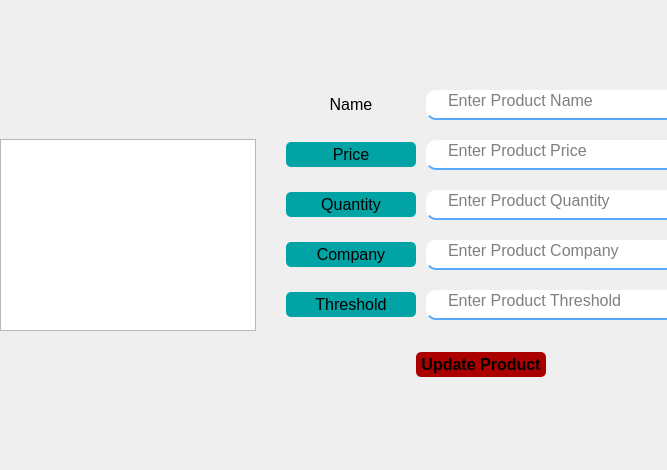
               <widget class="QWidget" name="widget_16" native="true">
                <property name="sizePolicy">
                 <sizepolicy hsizetype="Preferred" vsizetype="Expanding">
                  <horstretch>0</horstretch>
                  <verstretch>0</verstretch>
                 </sizepolicy>
                </property>
                <layout class="QHBoxLayout" name="horizontalLayout_26">
                 <property name="spacing">
                  <number>0</number>
                 </property>
                 <property name="leftMargin">
                  <number>0</number>
                 </property>
                 <property name="topMargin">
                  <number>0</number>
                 </property>
                 <property name="rightMargin">
                  <number>0</number>
                 </property>
                 <property name="bottomMargin">
                  <number>0</number>
                 </property>
                 <item>
                  <widget class="QWidget" name="widget_18" native="true">
                   <layout class="QVBoxLayout" name="verticalLayout_33">
                    <property name="spacing">
                     <number>0</number>
                    </property>
                    <property name="leftMargin">
                     <number>0</number>
                    </property>
                    <property name="topMargin">
                     <number>0</number>
                    </property>
                    <property name="rightMargin">
                     <number>0</number>
                    </property>
                    <property name="bottomMargin">
                     <number>0</number>
                    </property>
                    <item alignment="Qt::AlignVCenter">
                     <widget class="QTableView" name="tableView_3">
                      <property name="styleSheet">
                       <string notr="true">color: rgb(0, 0, 0);</string>
                      </property>
                     </widget>
                    </item>
                   </layout>
                  </widget>
                 </item>
                 <item alignment="Qt::AlignRight|Qt::AlignVCenter">
                  <widget class="QWidget" name="widget_17" native="true">
                   <property name="minimumSize">
                    <size>
                     <width>411</width>
                     <height>470</height>
                    </size>
                   </property>
                   <widget class="QWidget" name="widget_19" native="true">
                    <property name="geometry">
                     <rect>
                      <x>30</x>
                      <y>90</y>
                      <width>390</width>
                      <height>300</height>
                     </rect>
                    </property>
                    <property name="sizePolicy">
                     <sizepolicy hsizetype="Fixed" vsizetype="Expanding">
                      <horstretch>0</horstretch>
                      <verstretch>0</verstretch>
                     </sizepolicy>
                    </property>
                    <property name="minimumSize">
                     <size>
                      <width>372</width>
                      <height>300</height>
                     </size>
                    </property>
                    <property name="styleSheet">
                     <string notr="true">QWidget{
border-radius: 5px;
}
#inputProductName_2, #inputProductPrice_2, #inputProductQuantity_2, #inputProductCompany_2,#inputProductThreshold{
	
	color: rgb(0, 0, 0);
	border-bottom: 2px solid rgba(85, 170, 255);
	border-radius: 10px;
	padding-bottom: 7px;
    padding-left: 20px;
	padding-right: 20px;
}

QLineEdit:focus{
	border: 3px solid rgb(85, 170, 255);
	border-radius: 20px;
}
</string>
                    </property>
                    <layout class="QVBoxLayout" name="verticalLayout_31">
                     <property name="spacing">
                      <number>20</number>
                     </property>
                     <property name="leftMargin">
                      <number>0</number>
                     </property>
                     <property name="topMargin">
                      <number>0</number>
                     </property>
                     <property name="bottomMargin">
                      <number>0</number>
                     </property>
                     <item>
                      <widget class="QWidget" name="widget_20" native="true">
                       <property name="sizePolicy">
                        <sizepolicy hsizetype="Preferred" vsizetype="Fixed">
                         <horstretch>0</horstretch>
                         <verstretch>0</verstretch>
                        </sizepolicy>
                       </property>
                       <layout class="QHBoxLayout" name="horizontalLayout_27">
                        <property name="spacing">
                         <number>10</number>
                        </property>
                        <property name="leftMargin">
                         <number>0</number>
                        </property>
                        <property name="topMargin">
                         <number>0</number>
                        </property>
                        <property name="rightMargin">
                         <number>0</number>
                        </property>
                        <property name="bottomMargin">
                         <number>0</number>
                        </property>
                        <item>
                         <widget class="QLabel" name="label_9">
                          <property name="sizePolicy">
                           <sizepolicy hsizetype="Fixed" vsizetype="Fixed">
                            <horstretch>0</horstretch>
                            <verstretch>0</verstretch>
                           </sizepolicy>
                          </property>
                          <property name="minimumSize">
                           <size>
                            <width>130</width>
                            <height>25</height>
                           </size>
                          </property>
                          <property name="font">
                           <font>
                            <pointsize>12</pointsize>
                           </font>
                          </property>
                          <property name="styleSheet">
                           <string notr="true">QLabel{
background-color: rgb(1, 163, 164);
text-align: center;
}#</string>
                          </property>
                          <property name="text">
                           <string>Name</string>
                          </property>
                          <property name="alignment">
                           <set>Qt::AlignCenter</set>
                          </property>
                         </widget>
                        </item>
                        <item>
                         <widget class="QLineEdit" name="inputProductName_2">
                          <property name="sizePolicy">
                           <sizepolicy hsizetype="Fixed" vsizetype="Fixed">
                            <horstretch>0</horstretch>
                            <verstretch>0</verstretch>
                           </sizepolicy>
                          </property>
                          <property name="minimumSize">
                           <size>
                            <width>232</width>
                            <height>30</height>
                           </size>
                          </property>
                          <property name="maximumSize">
                           <size>
                            <width>250</width>
                            <height>30</height>
                           </size>
                          </property>
                          <property name="font">
                           <font>
                            <pointsize>12</pointsize>
                            <weight>50</weight>
                            <bold>false</bold>
                           </font>
                          </property>
                          <property name="whatsThis">
                           <string>&lt;html&gt;&lt;head/&gt;&lt;body&gt;&lt;p&gt;adsasa&lt;/p&gt;&lt;/body&gt;&lt;/html&gt;</string>
                          </property>
                          <property name="styleSheet">
                           <string notr="true"/>
                          </property>
                          <property name="placeholderText">
                           <string>Enter Product Name</string>
                          </property>
                         </widget>
                        </item>
                       </layout>
                      </widget>
                     </item>
                     <item>
                      <widget class="QWidget" name="widget_21" native="true">
                       <property name="sizePolicy">
                        <sizepolicy hsizetype="Preferred" vsizetype="Fixed">
                         <horstretch>0</horstretch>
                         <verstretch>0</verstretch>
                        </sizepolicy>
                       </property>
                       <layout class="QHBoxLayout" name="horizontalLayout_28">
                        <property name="spacing">
                         <number>10</number>
                        </property>
                        <property name="leftMargin">
                         <number>0</number>
                        </property>
                        <property name="topMargin">
                         <number>0</number>
                        </property>
                        <property name="rightMargin">
                         <number>0</number>
                        </property>
                        <property name="bottomMargin">
                         <number>0</number>
                        </property>
                        <item>
                         <widget class="QLabel" name="label_10">
                          <property name="sizePolicy">
                           <sizepolicy hsizetype="Fixed" vsizetype="Fixed">
                            <horstretch>0</horstretch>
                            <verstretch>0</verstretch>
                           </sizepolicy>
                          </property>
                          <property name="minimumSize">
                           <size>
                            <width>130</width>
                            <height>25</height>
                           </size>
                          </property>
                          <property name="font">
                           <font>
                            <pointsize>12</pointsize>
                           </font>
                          </property>
                          <property name="styleSheet">
                           <string notr="true">background-color: rgb(1, 163, 164);</string>
                          </property>
                          <property name="text">
                           <string>Price</string>
                          </property>
                          <property name="alignment">
                           <set>Qt::AlignCenter</set>
                          </property>
                         </widget>
                        </item>
                        <item>
                         <widget class="QLineEdit" name="inputProductPrice_2">
                          <property name="sizePolicy">
                           <sizepolicy hsizetype="Fixed" vsizetype="Fixed">
                            <horstretch>0</horstretch>
                            <verstretch>0</verstretch>
                           </sizepolicy>
                          </property>
                          <property name="minimumSize">
                           <size>
                            <width>232</width>
                            <height>30</height>
                           </size>
                          </property>
                          <property name="maximumSize">
                           <size>
                            <width>250</width>
                            <height>30</height>
                           </size>
                          </property>
                          <property name="font">
                           <font>
                            <pointsize>12</pointsize>
                           </font>
                          </property>
                          <property name="styleSheet">
                           <string notr="true"/>
                          </property>
                          <property name="placeholderText">
                           <string>Enter Product Price</string>
                          </property>
                         </widget>
                        </item>
                       </layout>
                      </widget>
                     </item>
                     <item>
                      <widget class="QWidget" name="widget_22" native="true">
                       <property name="sizePolicy">
                        <sizepolicy hsizetype="Preferred" vsizetype="Fixed">
                         <horstretch>0</horstretch>
                         <verstretch>0</verstretch>
                        </sizepolicy>
                       </property>
                       <layout class="QHBoxLayout" name="horizontalLayout_29">
                        <property name="spacing">
                         <number>10</number>
                        </property>
                        <property name="leftMargin">
                         <number>0</number>
                        </property>
                        <property name="topMargin">
                         <number>0</number>
                        </property>
                        <property name="rightMargin">
                         <number>0</number>
                        </property>
                        <property name="bottomMargin">
                         <number>0</number>
                        </property>
                        <item>
                         <widget class="QLabel" name="label_12">
                          <property name="sizePolicy">
                           <sizepolicy hsizetype="Fixed" vsizetype="Maximum">
                            <horstretch>0</horstretch>
                            <verstretch>0</verstretch>
                           </sizepolicy>
                          </property>
                          <property name="minimumSize">
                           <size>
                            <width>130</width>
                            <height>25</height>
                           </size>
                          </property>
                          <property name="font">
                           <font>
                            <pointsize>12</pointsize>
                           </font>
                          </property>
                          <property name="styleSheet">
                           <string notr="true">background-color: rgb(1, 163, 164);</string>
                          </property>
                          <property name="text">
                           <string>Quantity</string>
                          </property>
                          <property name="alignment">
                           <set>Qt::AlignCenter</set>
                          </property>
                         </widget>
                        </item>
                        <item>
                         <widget class="QLineEdit" name="inputProductQuantity_2">
                          <property name="sizePolicy">
                           <sizepolicy hsizetype="Fixed" vsizetype="Fixed">
                            <horstretch>0</horstretch>
                            <verstretch>0</verstretch>
                           </sizepolicy>
                          </property>
                          <property name="minimumSize">
                           <size>
                            <width>232</width>
                            <height>30</height>
                           </size>
                          </property>
                          <property name="maximumSize">
                           <size>
                            <width>250</width>
                            <height>30</height>
                           </size>
                          </property>
                          <property name="font">
                           <font>
                            <pointsize>12</pointsize>
                           </font>
                          </property>
                          <property name="styleSheet">
                           <string notr="true"/>
                          </property>
                          <property name="placeholderText">
                           <string>Enter Product Quantity</string>
                          </property>
                         </widget>
                        </item>
                       </layout>
                      </widget>
                     </item>
                     <item>
                      <widget class="QWidget" name="widget_23" native="true">
                       <property name="sizePolicy">
                        <sizepolicy hsizetype="Preferred" vsizetype="Fixed">
                         <horstretch>0</horstretch>
                         <verstretch>0</verstretch>
                        </sizepolicy>
                       </property>
                       <layout class="QHBoxLayout" name="horizontalLayout_30">
                        <property name="spacing">
                         <number>10</number>
                        </property>
                        <property name="leftMargin">
                         <number>0</number>
                        </property>
                        <property name="topMargin">
                         <number>0</number>
                        </property>
                        <property name="rightMargin">
                         <number>0</number>
                        </property>
                        <property name="bottomMargin">
                         <number>0</number>
                        </property>
                        <item>
                         <widget class="QLabel" name="label_13">
                          <property name="sizePolicy">
                           <sizepolicy hsizetype="Fixed" vsizetype="Fixed">
                            <horstretch>0</horstretch>
                            <verstretch>0</verstretch>
                           </sizepolicy>
                          </property>
                          <property name="minimumSize">
                           <size>
                            <width>130</width>
                            <height>25</height>
                           </size>
                          </property>
                          <property name="font">
                           <font>
                            <pointsize>12</pointsize>
                           </font>
                          </property>
                          <property name="styleSheet">
                           <string notr="true">background-color: rgb(1, 163, 164);</string>
                          </property>
                          <property name="text">
                           <string>Company</string>
                          </property>
                          <property name="alignment">
                           <set>Qt::AlignCenter</set>
                          </property>
                         </widget>
                        </item>
                        <item>
                         <widget class="QLineEdit" name="inputProductCompany_2">
                          <property name="sizePolicy">
                           <sizepolicy hsizetype="Fixed" vsizetype="Fixed">
                            <horstretch>0</horstretch>
                            <verstretch>0</verstretch>
                           </sizepolicy>
                          </property>
                          <property name="minimumSize">
                           <size>
                            <width>232</width>
                            <height>30</height>
                           </size>
                          </property>
                          <property name="maximumSize">
                           <size>
                            <width>250</width>
                            <height>30</height>
                           </size>
                          </property>
                          <property name="font">
                           <font>
                            <pointsize>12</pointsize>
                           </font>
                          </property>
                          <property name="styleSheet">
                           <string notr="true"/>
                          </property>
                          <property name="placeholderText">
                           <string>Enter Product Company</string>
                          </property>
                         </widget>
                        </item>
                       </layout>
                      </widget>
                     </item>
                     <item>
                      <widget class="QWidget" name="widget_35" native="true">
                       <property name="sizePolicy">
                        <sizepolicy hsizetype="Preferred" vsizetype="Fixed">
                         <horstretch>0</horstretch>
                         <verstretch>0</verstretch>
                        </sizepolicy>
                       </property>
                       <layout class="QHBoxLayout" name="horizontalLayout_37">
                        <property name="spacing">
                         <number>10</number>
                        </property>
                        <property name="leftMargin">
                         <number>0</number>
                        </property>
                        <property name="topMargin">
                         <number>0</number>
                        </property>
                        <property name="rightMargin">
                         <number>0</number>
                        </property>
                        <property name="bottomMargin">
                         <number>0</number>
                        </property>
                        <item>
                         <widget class="QLabel" name="label_15">
                          <property name="sizePolicy">
                           <sizepolicy hsizetype="Fixed" vsizetype="Fixed">
                            <horstretch>0</horstretch>
                            <verstretch>0</verstretch>
                           </sizepolicy>
                          </property>
                          <property name="minimumSize">
                           <size>
                            <width>130</width>
                            <height>25</height>
                           </size>
                          </property>
                          <property name="font">
                           <font>
                            <pointsize>12</pointsize>
                           </font>
                          </property>
                          <property name="styleSheet">
                           <string notr="true">background-color: rgb(1, 163, 164);</string>
                          </property>
                          <property name="text">
                           <string>Threshold</string>
                          </property>
                          <property name="alignment">
                           <set>Qt::AlignCenter</set>
                          </property>
                         </widget>
                        </item>
                        <item>
                         <widget class="QLineEdit" name="inputProductThreshold">
                          <property name="sizePolicy">
                           <sizepolicy hsizetype="Fixed" vsizetype="Fixed">
                            <horstretch>0</horstretch>
                            <verstretch>0</verstretch>
                           </sizepolicy>
                          </property>
                          <property name="minimumSize">
                           <size>
                            <width>232</width>
                            <height>30</height>
                           </size>
                          </property>
                          <property name="maximumSize">
                           <size>
                            <width>250</width>
                            <height>30</height>
                           </size>
                          </property>
                          <property name="font">
                           <font>
                            <pointsize>12</pointsize>
                           </font>
                          </property>
                          <property name="styleSheet">
                           <string notr="true"/>
                          </property>
                          <property name="placeholderText">
                           <string>Enter Product Threshold</string>
                          </property>
                         </widget>
                        </item>
                       </layout>
                      </widget>
                     </item>
                     <item alignment="Qt::AlignHCenter">
                      <widget class="QWidget" name="widget_24" native="true">
                       <property name="minimumSize">
                        <size>
                         <width>50</width>
                         <height>0</height>
                        </size>
                       </property>
                       <layout class="QVBoxLayout" name="verticalLayout_32">
                        <property name="spacing">
                         <number>0</number>
                        </property>
                        <property name="leftMargin">
                         <number>0</number>
                        </property>
                        <property name="topMargin">
                         <number>0</number>
                        </property>
                        <property name="rightMargin">
                         <number>0</number>
                        </property>
                        <property name="bottomMargin">
                         <number>0</number>
                        </property>
                        <item>
                         <widget class="QPushButton" name="updateProductBtn_3">
                          <property name="sizePolicy">
                           <sizepolicy hsizetype="Preferred" vsizetype="Preferred">
                            <horstretch>0</horstretch>
                            <verstretch>0</verstretch>
                           </sizepolicy>
                          </property>
                          <property name="minimumSize">
                           <size>
                            <width>130</width>
                            <height>25</height>
                           </size>
                          </property>
                          <property name="maximumSize">
                           <size>
                            <width>130</width>
                            <height>25</height>
                           </size>
                          </property>
                          <property name="font">
                           <font>
                            <pointsize>12</pointsize>
                            <weight>75</weight>
                            <bold>true</bold>
                           </font>
                          </property>
                          <property name="styleSheet">
                           <string notr="true">background-color: rgb(170, 0, 0);</string>
                          </property>
                          <property name="text">
                           <string>Update Product</string>
                          </property>
                         </widget>
                        </item>
                       </layout>
                      </widget>
                     </item>
                    </layout>
                   </widget>
                  </widget>
                 </item>
                </layout>
               </widget>
